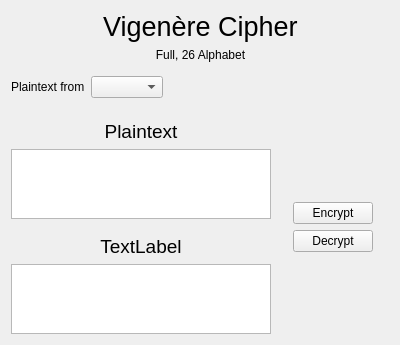
<?xml version="1.0" encoding="UTF-8"?>
<ui version="4.0">
 <class>ViginereFullWidget</class>
 <widget class="QWidget" name="ViginereFullWidget">
  <property name="geometry">
   <rect>
    <x>0</x>
    <y>0</y>
    <width>400</width>
    <height>300</height>
   </rect>
  </property>
  <property name="windowTitle">
   <string>Form</string>
  </property>
  <layout class="QVBoxLayout" name="verticalLayout">
   <item>
    <layout class="QHBoxLayout" name="horizontalLayout_5">
     <property name="sizeConstraint">
      <enum>QLayout::SetFixedSize</enum>
     </property>
     <property name="bottomMargin">
      <number>8</number>
     </property>
     <item>
      <spacer name="horizontalSpacer_3">
       <property name="orientation">
        <enum>Qt::Horizontal</enum>
       </property>
       <property name="sizeHint" stdset="0">
        <size>
         <width>40</width>
         <height>20</height>
        </size>
       </property>
      </spacer>
     </item>
     <item>
      <layout class="QVBoxLayout" name="verticalLayout_4">
       <property name="sizeConstraint">
        <enum>QLayout::SetFixedSize</enum>
       </property>
       <item>
        <widget class="QLabel" name="label_9">
         <property name="sizePolicy">
          <sizepolicy hsizetype="Preferred" vsizetype="Fixed">
           <horstretch>0</horstretch>
           <verstretch>0</verstretch>
          </sizepolicy>
         </property>
         <property name="font">
          <font>
           <pointsize>20</pointsize>
          </font>
         </property>
         <property name="text">
          <string>Vigenère Cipher</string>
         </property>
        </widget>
       </item>
       <item>
        <widget class="QLabel" name="label_10">
         <property name="sizePolicy">
          <sizepolicy hsizetype="Preferred" vsizetype="Fixed">
           <horstretch>0</horstretch>
           <verstretch>0</verstretch>
          </sizepolicy>
         </property>
         <property name="text">
          <string>Full, 26 Alphabet</string>
         </property>
         <property name="alignment">
          <set>Qt::AlignCenter</set>
         </property>
        </widget>
       </item>
      </layout>
     </item>
     <item>
      <spacer name="horizontalSpacer_4">
       <property name="orientation">
        <enum>Qt::Horizontal</enum>
       </property>
       <property name="sizeHint" stdset="0">
        <size>
         <width>40</width>
         <height>20</height>
        </size>
       </property>
      </spacer>
     </item>
    </layout>
   </item>
   <item>
    <layout class="QFormLayout" name="formLayout_3">
     <property name="sizeConstraint">
      <enum>QLayout::SetMaximumSize</enum>
     </property>
     <item row="0" column="0">
      <widget class="QLabel" name="label_8">
       <property name="sizePolicy">
        <sizepolicy hsizetype="Preferred" vsizetype="Preferred">
         <horstretch>0</horstretch>
         <verstretch>0</verstretch>
        </sizepolicy>
       </property>
       <property name="text">
        <string>Plaintext from</string>
       </property>
      </widget>
     </item>
     <item row="0" column="1">
      <widget class="QComboBox" name="comboBox_2">
       <property name="sizePolicy">
        <sizepolicy hsizetype="Fixed" vsizetype="Preferred">
         <horstretch>0</horstretch>
         <verstretch>0</verstretch>
        </sizepolicy>
       </property>
      </widget>
     </item>
    </layout>
   </item>
   <item>
    <layout class="QHBoxLayout" name="horizontalLayout_4">
     <property name="topMargin">
      <number>16</number>
     </property>
     <item>
      <layout class="QVBoxLayout" name="verticalLayout_7">
       <item>
        <widget class="QLabel" name="label_6">
         <property name="font">
          <font>
           <pointsize>14</pointsize>
          </font>
         </property>
         <property name="text">
          <string>Plaintext</string>
         </property>
         <property name="alignment">
          <set>Qt::AlignCenter</set>
         </property>
        </widget>
       </item>
       <item>
        <widget class="QPlainTextEdit" name="plainTextEdit_3"/>
       </item>
       <item>
        <spacer name="verticalSpacer_4">
         <property name="orientation">
          <enum>Qt::Vertical</enum>
         </property>
         <property name="sizeType">
          <enum>QSizePolicy::Fixed</enum>
         </property>
         <property name="sizeHint" stdset="0">
          <size>
           <width>0</width>
           <height>10</height>
          </size>
         </property>
        </spacer>
       </item>
       <item>
        <widget class="QLabel" name="label_7">
         <property name="font">
          <font>
           <pointsize>14</pointsize>
          </font>
         </property>
         <property name="text">
          <string>TextLabel</string>
         </property>
         <property name="alignment">
          <set>Qt::AlignCenter</set>
         </property>
         <property name="margin">
          <number>0</number>
         </property>
        </widget>
       </item>
       <item>
        <widget class="QPlainTextEdit" name="plainTextEdit_4"/>
       </item>
      </layout>
     </item>
     <item>
      <layout class="QVBoxLayout" name="verticalLayout_9" stretch="0,0,0,0">
       <property name="leftMargin">
        <number>16</number>
       </property>
       <property name="rightMargin">
        <number>16</number>
       </property>
       <item>
        <spacer name="verticalSpacer_5">
         <property name="orientation">
          <enum>Qt::Vertical</enum>
         </property>
         <property name="sizeHint" stdset="0">
          <size>
           <width>20</width>
           <height>40</height>
          </size>
         </property>
        </spacer>
       </item>
       <item>
        <widget class="QPushButton" name="pushButton_3">
         <property name="text">
          <string>Encrypt</string>
         </property>
        </widget>
       </item>
       <item>
        <widget class="QPushButton" name="pushButton_4">
         <property name="text">
          <string>Decrypt</string>
         </property>
        </widget>
       </item>
       <item>
        <spacer name="verticalSpacer_6">
         <property name="orientation">
          <enum>Qt::Vertical</enum>
         </property>
         <property name="sizeHint" stdset="0">
          <size>
           <width>20</width>
           <height>40</height>
          </size>
         </property>
        </spacer>
       </item>
      </layout>
     </item>
    </layout>
   </item>
  </layout>
 </widget>
 <resources/>
 <connections/>
</ui>
